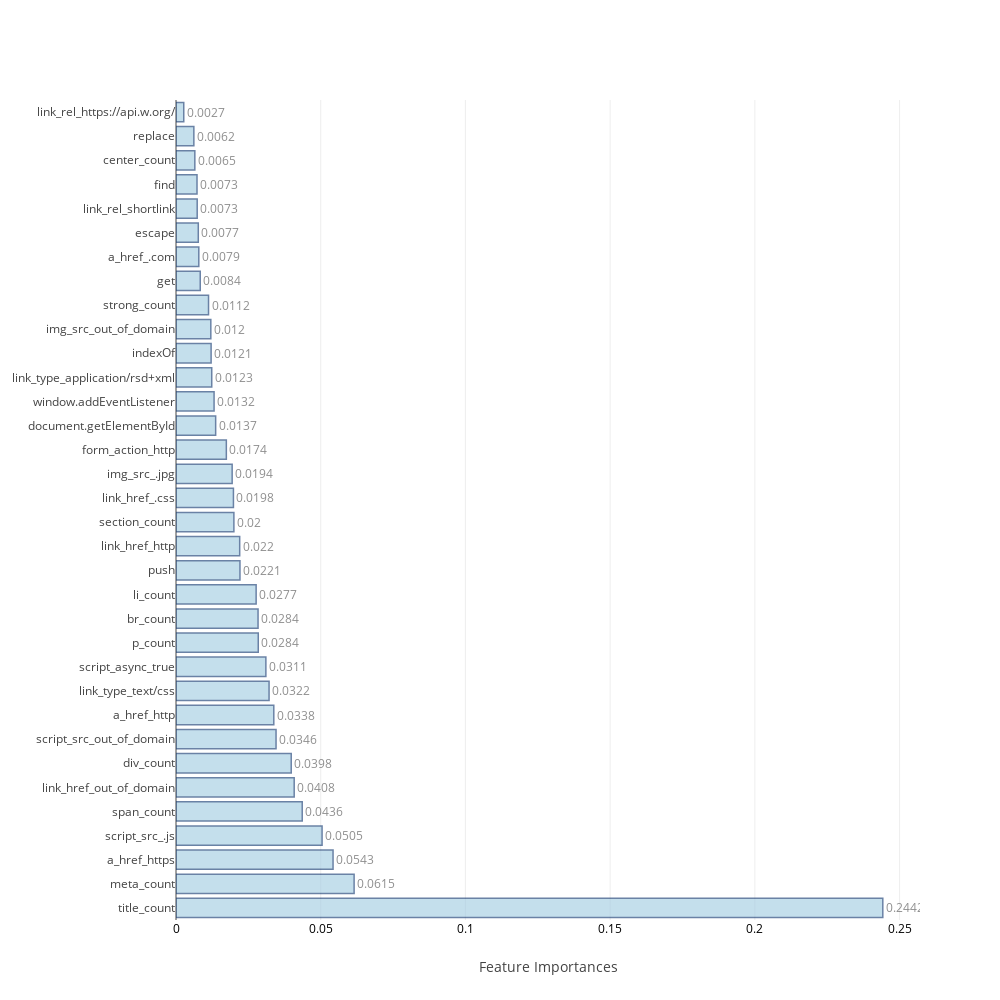

Notebook code cell kept with this figure:
### Markdown cell above
### <a id='1.B' style="text-decoration : none; color : #000000;"> B. Average Feature Importances</a>

### Code cell
feat_impt_plot(np.average(feat_imp,axis=0),columns)

### Figure 1 — Plotly figure (JSON) as saved in the notebook; plotly's stock layout.template omitted (floating-point values rounded to 4 significant figures)
{"data": [{"marker": {"color": "rgb(158,202,225)", "line": {"color": "rgb(8,48,107)", "width": 1.5}}, "opacity": 0.6, "orientation": "h", "text": [0.2442, 0.0615, 0.0543, 0.0505, 0.0436, 0.0408, 0.0398, 0.0346, 0.0338, 0.0322, 0.0311, 0.0284, 0.0284, 0.0277, 0.0221, 0.022, 0.02, 0.0198, 0.0194, 0.0174, 0.0137, 0.0132, 0.0123, 0.0121, 0.012, 0.0112, 0.0084, 0.0079, 0.0077, 0.0073, 0.0073, 0.0065, 0.0062, 0.0027], "textposition": "outside", "type": "bar", "uid": "6d49692f-51ab-4a28-b5d3-35fa5f7a5ee7", "x": [0.2442, 0.06154, 0.05426, 0.05047, 0.04361, 0.04083, 0.03981, 0.03457, 0.03379, 0.03215, 0.03105, 0.02842, 0.02835, 0.02769, 0.0221, 0.022, 0.02, 0.01985, 0.01941, 0.01739, 0.0137, 0.01315, 0.01235, 0.01213, 0.01203, 0.01124, 0.008375, 0.007878, 0.007702, 0.00732, 0.007261, 0.006505, 0.006168, 0.002681], "y": ["title_count", "meta_count", "a_href_https", "script_src_.js", "span_count", "link_href_out_of_domain", "div_count", "script_src_out_of_domain", "a_href_http", "link_type_text/css", "script_async_true", "p_count", "br_count", "li_count", "push", "link_href_http", "section_count", "link_href_.css", "img_src_.jpg", "form_action_http", "document.getElementById", "window.addEventListener", "link_type_application/rsd+xml", "indexOf", "img_src_out_of_domain", "strong_count", "get", "a_href_.com", "escape", "link_rel_shortlink", "find", "center_count", "replace", "link_rel_https://api.w.org/"]}], "layout": {"autosize": false, "height": 1000, "width": 1000, "xaxis": {"tickfont": {"color": "black", "size": 12}, "title": "Feature Importances"}, "yaxis": {"automargin": true}}}
